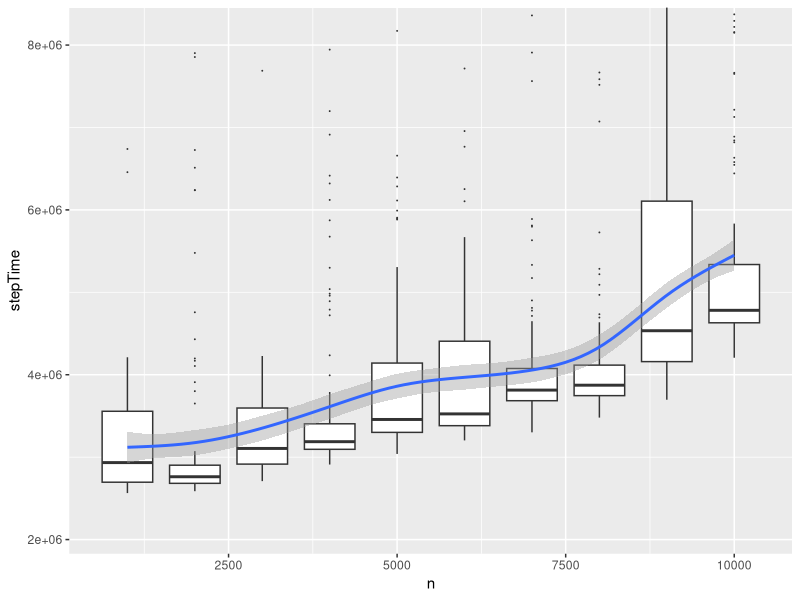
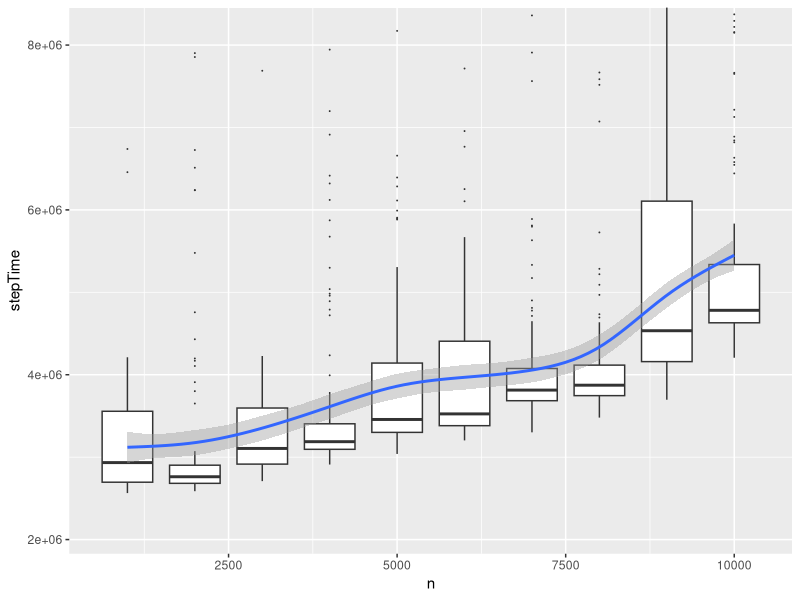

Write R code to recreate these figures, in order.


library(plyr)
library(ggplot2)
library(microbenchmark)
set.seed(2325235)

synthFrame <- function(nrows) {
   d <- data.frame(xN=rnorm(nrows),
      xC=sample(c('a','b'),size=nrows,replace=TRUE))
   d$y <- (d$xN + ifelse(d$xC=='a',0.2,-0.2) + rnorm(nrows))
   d
}


# see if step() is working off (X^T X, X^T y) or re-scanning data
# answer: it has a run time proportional to the data size, not just
# a function of (X^T X, X^T y).
dTrainB <- synthFrame(100)
timeStep <- function(n) {
  dTraini <- adply(1:(n/dim(dTrainB)[[1]]),1,function(x) dTrainB)
  modeli <- lm(y~xN+xC,data=dTraini)
  stepResF <- step(modeli,trace=0) # run once to make sure data caches are hot
  data.frame(n=n,stepTime=microbenchmark(step(modeli,trace=0))$time)
}

plotFrameStep <- adply(seq(1000,10000,1000),1,timeStep)

uBr <- max(aggregate(stepTime~n,data=plotFrameStep,
   FUN=function(x) { quantile(x,0.9) })$stepTime)
lBr <- min(aggregate(stepTime~n,data=plotFrameStep,
   FUN=function(x) { quantile(x,0.1) })$stepTime)
uB <- uBr + (uBr-lBr)/10
lB <- max(0,lBr - (uBr-lBr)/10)
ggplot(data=plotFrameStep,aes(x=n,y=stepTime)) + 
   geom_boxplot(aes(group=n),outlier.size=0) + 
   coord_cartesian(ylim=c(lB,uB)) +
   geom_smooth()
ggsave(filename='lmstepTimes.png')
